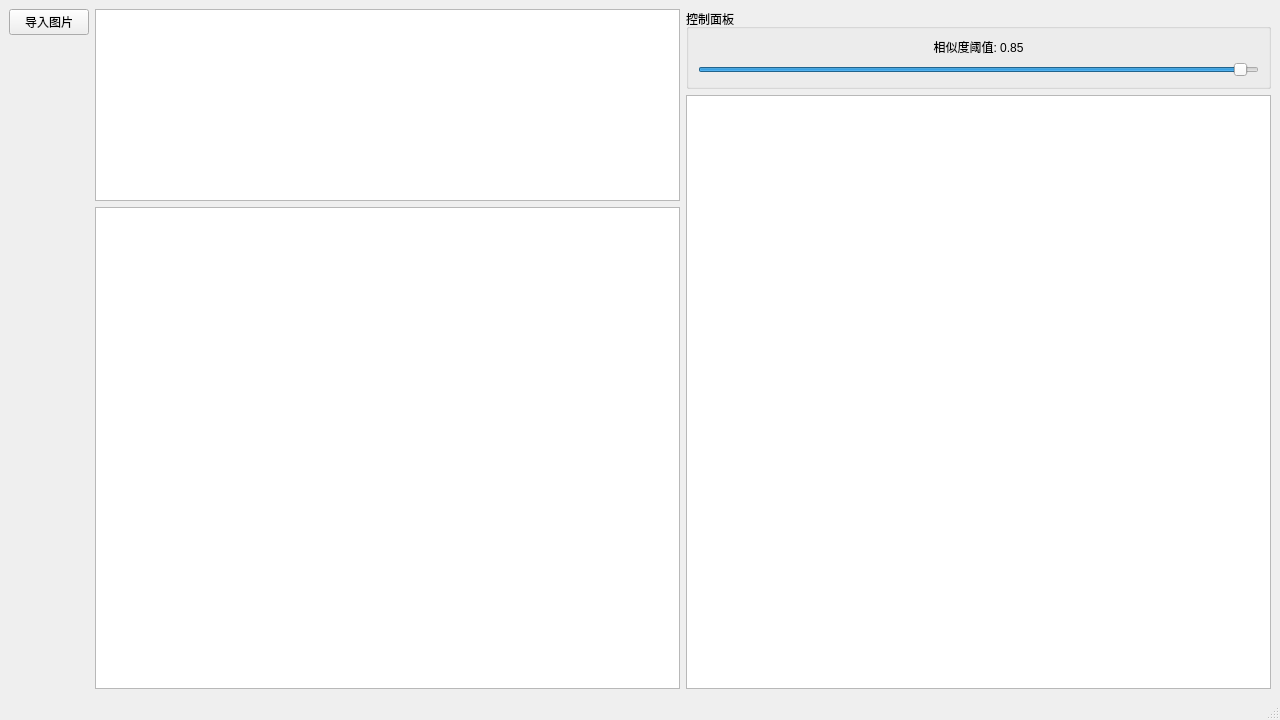
<?xml version="1.0" encoding="UTF-8"?>
<ui version="4.0">
 <class>MainWindow</class>
 <widget class="QMainWindow" name="MainWindow">
  <property name="geometry">
   <rect>
    <x>0</x>
    <y>0</y>
    <width>1280</width>
    <height>720</height>
   </rect>
  </property>
  <property name="windowTitle">
   <string>Texture Similarity Analyzer</string>
  </property>
  <widget class="QWidget" name="centralwidget">
   <layout class="QHBoxLayout" name="horizontalLayout">
    <item>
     <layout class="QVBoxLayout" name="leftLayout">
      <item>
       <widget class="QPushButton" name="importButton">
        <property name="text">
         <string>导入图片</string>
        </property>
       </widget>
      </item>
      <item>
       <spacer name="verticalSpacer">
        <property name="orientation">
         <enum>Qt::Vertical</enum>
        </property>
        <property name="sizeHint" stdset="0">
         <size>
          <width>20</width>
          <height>40</height>
         </size>
        </property>
       </spacer>
      </item>
     </layout>
    </item>
    <item>
     <layout class="QVBoxLayout" name="centerLayout">
      <item>
       <widget class="QTreeWidget" name="groupTree">
        <property name="headerHidden">
         <bool>true</bool>
        </property>
        <column>
         <property name="text">
          <string notr="true">1</string>
         </property>
        </column>
       </widget>
      </item>
      <item>
       <widget class="QGraphicsView" name="previewArea">
        <property name="sizePolicy">
         <sizepolicy hsizetype="Expanding" vsizetype="Expanding">
          <horstretch>0</horstretch>
          <verstretch>5</verstretch>
         </sizepolicy>
        </property>
       </widget>
      </item>
     </layout>
    </item>
    <item>
     <layout class="QVBoxLayout" name="rightLayout">
      <item>
       <widget class="QGroupBox" name="controlGroup">
        <property name="title">
         <string>控制面板</string>
        </property>
        <layout class="QVBoxLayout" name="verticalLayout_3">
         <item>
          <widget class="QLabel" name="thresholdLabel">
           <property name="text">
            <string>相似度阈值: 0.85</string>
           </property>
           <property name="alignment">
            <set>Qt::AlignCenter</set>
           </property>
          </widget>
         </item>
         <item>
          <widget class="QSlider" name="thresholdSlider">
           <property name="minimum">
            <number>0</number>
           </property>
           <property name="maximum">
            <number>100</number>
           </property>
           <property name="value">
            <number>98</number>
           </property>
           <property name="orientation">
            <enum>Qt::Horizontal</enum>
           </property>
          </widget>
         </item>
        </layout>
       </widget>
      </item>
      <item>
       <widget class="QListWidget" name="similarityList">
        <property name="resizeMode">
         <enum>QListView::Adjust</enum>
        </property>
        <property name="gridSize">
         <size>
          <width>150</width>
          <height>150</height>
         </size>
        </property>
        <property name="viewMode">
         <enum>QListView::ListMode</enum>
        </property>
       </widget>
      </item>
     </layout>
    </item>
   </layout>
  </widget>
  <widget class="QStatusBar" name="statusbar"/>
  <action name="actionDelete">
   <property name="text">
    <string>删除选中项</string>
   </property>
  </action>
  <action name="actionRename">
   <property name="text">
    <string>批量重命名</string>
   </property>
  </action>
  <action name="actionMove">
   <property name="text">
    <string>移动到文件夹</string>
   </property>
  </action>
 </widget>
 <resources/>
 <connections/>
</ui>
